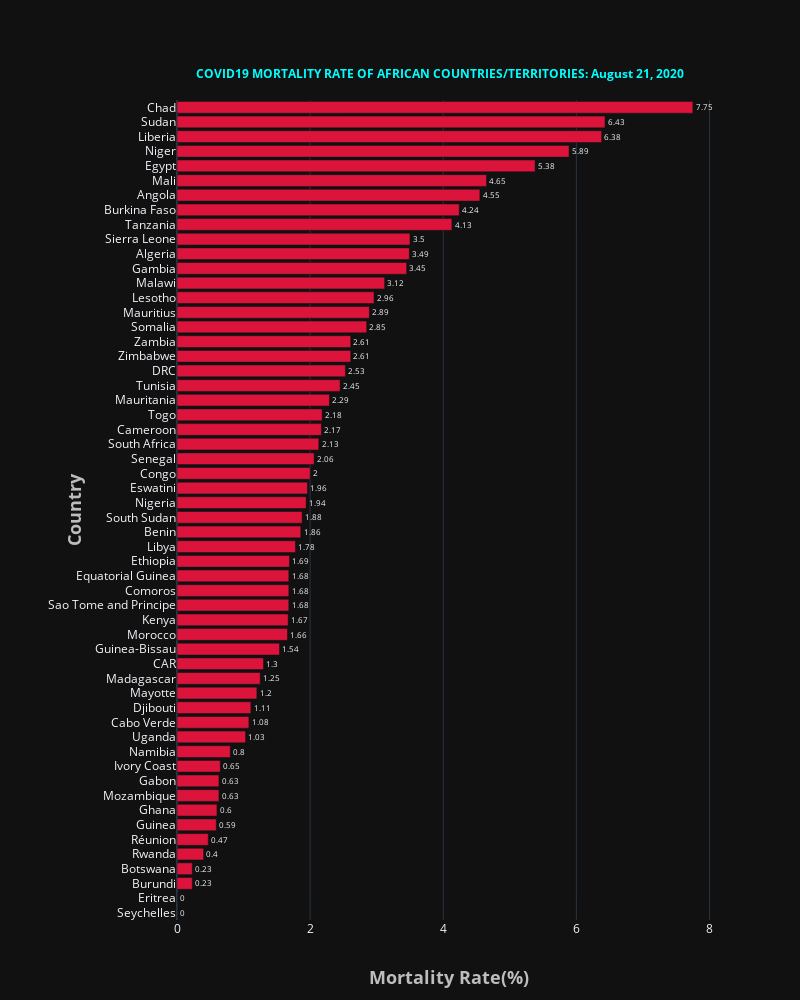

Source (notebook cell):
### Code cell
fig = go.Figure()

fig.add_trace(go.Bar(y = african_mortality100['Country_Other'][::-1],x=african_mortality100['Mortality_Rate'][::-1],
                     text=african_mortality100['Mortality_Rate'][::-1],textposition='outside',name = "Afria",marker_color='Crimson',orientation='h',                  
))
fig.update_layout(
    template='plotly_dark',
    title={
        'text': '<b>COVID19 MORTALITY RATE OF AFRICAN COUNTRIES/TERRITORIES: ' + date_string +'</b>',
        'y':0.93,
        'x':0.55,
        'xanchor': 'center',
        'yanchor': 'top',
        'font_color':'Cyan',
        'font_size':12},
    xaxis=dict(title='<b>Mortality Rate(%)</b>',titlefont_size=18, titlefont=dict(color='#BDBDBD')),
    yaxis=dict(title='<b>Country</b>',titlefont_size=18, tickprefix="      ", titlefont=dict(color='#BDBDBD')),
    autosize=False,
    width=800,
    height=1000,     
)

fig.show()

### Figure 1 — Plotly figure (JSON) as saved in the notebook; plotly's stock layout.template omitted (floating-point values rounded to 4 significant figures)
{"data": [{"marker": {"color": "Crimson"}, "name": "Afria", "orientation": "h", "text": [0, 0, 0.23, 0.23, 0.4, 0.47, 0.59, 0.6, 0.63, 0.63, 0.65, 0.8, 1.03, 1.08, 1.11, 1.2, 1.25, 1.3, 1.54, 1.66, 1.67, 1.68, 1.68, 1.68, 1.69, 1.78, 1.86, 1.88, 1.94, 1.96, 2, 2.06, 2.13, 2.17, 2.18, 2.29, 2.45, 2.53, 2.61, 2.61, 2.85, 2.89, 2.96, 3.12, 3.45, 3.49, 3.5, 4.13, 4.24, 4.55, 4.65, 5.38, 5.89, 6.38, 6.43, 7.75], "textposition": "outside", "type": "bar", "x": [0, 0, 0.23, 0.23, 0.4, 0.47, 0.59, 0.6, 0.63, 0.63, 0.65, 0.8, 1.03, 1.08, 1.11, 1.2, 1.25, 1.3, 1.54, 1.66, 1.67, 1.68, 1.68, 1.68, 1.69, 1.78, 1.86, 1.88, 1.94, 1.96, 2, 2.06, 2.13, 2.17, 2.18, 2.29, 2.45, 2.53, 2.61, 2.61, 2.85, 2.89, 2.96, 3.12, 3.45, 3.49, 3.5, 4.13, 4.24, 4.55, 4.65, 5.38, 5.89, 6.38, 6.43, 7.75], "y": ["Seychelles", "Eritrea", "Burundi", "Botswana", "Rwanda", "Réunion", "Guinea", "Ghana", "Mozambique", "Gabon", "Ivory Coast", "Namibia", "Uganda", "Cabo Verde", "Djibouti", "Mayotte", "Madagascar", "CAR", "Guinea-Bissau", "Morocco", "Kenya", "Sao Tome and Principe", "Comoros", "Equatorial Guinea", "Ethiopia", "Libya", "Benin", "South Sudan", "Nigeria", "Eswatini", "Congo", "Senegal", "South Africa", "Cameroon", "Togo", "Mauritania", "Tunisia", "DRC", "Zimbabwe", "Zambia", "Somalia", "Mauritius", "Lesotho", "Malawi", "Gambia", "Algeria", "Sierra Leone", "Tanzania", "Burkina Faso", "Angola", "Mali", "Egypt", "Niger", "Liberia", "Sudan", "Chad"]}], "layout": {"autosize": false, "height": 1000, "title": {"font": {"color": "Cyan", "size": 12}, "text": "<b>COVID19 MORTALITY RATE OF AFRICAN COUNTRIES/TERRITORIES: August 21, 2020</b>", "x": 0.55, "xanchor": "center", "y": 0.93, "yanchor": "top"}, "width": 800, "xaxis": {"title": {"font": {"color": "#BDBDBD", "size": 18}, "text": "<b>Mortality Rate(%)</b>"}}, "yaxis": {"tickprefix": "      ", "title": {"font": {"color": "#BDBDBD", "size": 18}, "text": "<b>Country</b>"}}}}
